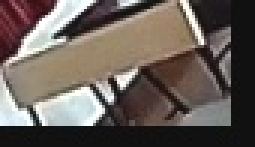
#> input picture test/dataset/bench_10_67.jpg, 85 x 49 px (shown 3 times larger); its folder holds 4 pictures in this run
$ python trainner.py
#> lines starting #> are read from the running program, lines starting #| are printed output that depends on the picture
import os
import cv2
import numpy as np
from PIL import Image

def train():
    detector=cv2.face.LBPHFaceRecognizer_create()
    path='dataset'

    def getImagesWithID(path):
#> called with path = 'dataset'
        imagePaths=[os.path.join(path,f) for f in os.listdir(path)]

        benches=[]
        IDs=[]
        for imagePath in imagePaths:
            benchImg=Image.open(imagePath).convert('L')
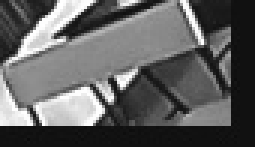
#> benchImg: PIL image 85x49 L (shown 3 times larger); min 10, max 255, mean 96.8
            benchNp=np.array(benchImg,'uint8')
            ID=int(os.path.split(imagePath)[-1].split('_')[1])
            benches.append(benchNp)
            IDs.append(ID)
            cv2.imshow("training",benchNp)
            cv2.waitKey(10)
#> pass 2 of the loop in getImagesWithID, `for imagePath in imagePaths:`:
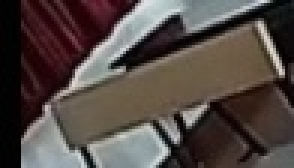
#> input picture test/dataset/bench_10_90.jpg, 98 x 56 px (shown 3 times larger)
#> in getImagesWithID, `benchImg=Image.open(imagePath).convert('L')`:
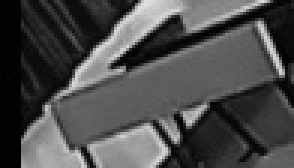
#> benchImg: PIL image 98x56 L (shown 3 times larger); min 0, max 224, mean 75.5
#> pass 3 of the loop in getImagesWithID, `for imagePath in imagePaths:`:
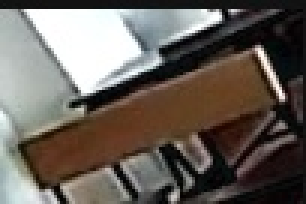
#> input picture test/dataset/bench_11_48.jpg, 102 x 68 px (shown 3 times larger)
#> in getImagesWithID, `benchImg=Image.open(imagePath).convert('L')`:
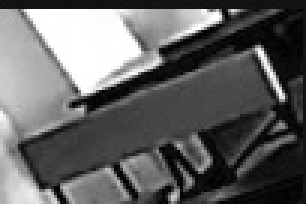
#> benchImg: PIL image 102x68 L (shown 3 times larger); min 0, max 255, mean 97.9
#> the loop made 4 passes; the first 3 are shown
        return np.array(IDs),benches

    Ids,benches=getImagesWithID(path)
    detector.train(benches,Ids)
    detector.save('detector/trainingData.yml')
    cv2.destroyAllWindows()

train()
